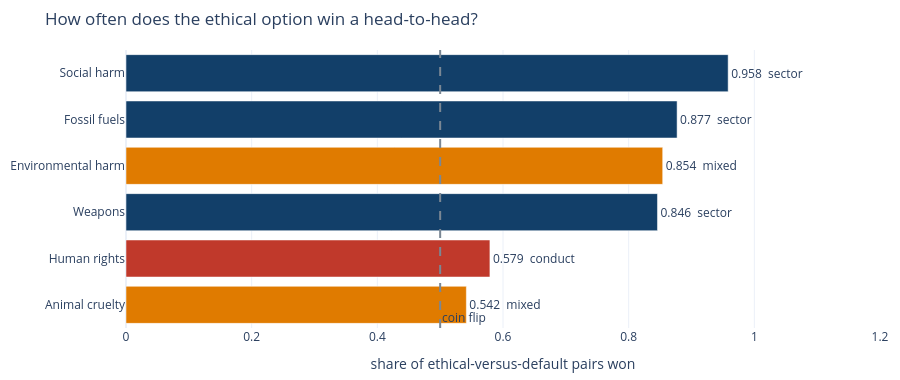

Write notebook code for a chart like this one.
### Code cell
# --- reveal and score -----------------------------------------------------
def cleaner_share(x, is_ethical):
    """Share of (ethical, default) pairs in which the ethical option is cleaner.

    Ties count as half a win. This is exactly the AUC of the rule
    'lower exposure means ethical'.
    """
    e, d = x[is_ethical], x[~is_ethical]
    wins = (e[:, None] < d[None, :]).sum() + 0.5 * (e[:, None] == d[None, :]).sum()
    return wins / (len(e) * len(d))

KIND = {"fossil": "sector", "social_harm": "sector", "weapons": "sector",
        "human_rights": "conduct", "env_harm": "mixed", "animal": "mixed"}

auc = pd.Series({k: cleaner_share(PANEL[k].to_numpy(), IS_ETHICAL) for k in CATEGORIES})
ranked = auc.sort_values(ascending=False)
order = [CATEGORIES[k] for k in ranked.index]

if "?" not in (MY_BEST, MY_WORST):
    pts = 0
    pts += 2 if MY_BEST.lower() == order[0].lower() else (1 if MY_BEST.lower() == order[1].lower() else 0)
    pts += 2 if MY_WORST.lower() == order[-1].lower() else (1 if MY_WORST.lower() == order[-2].lower() else 0)
    SCORE["round2"] = pts
    print(f"Best is {order[0]}, worst is {order[-1]}.  Round 2 score: {pts} out of 4\n")

for k, v in ranked.items():
    print(f"  {CATEGORIES[k]:20s} {v:.3f}   ({KIND[k]})")

colour = {"sector": "#123F69", "mixed": "#E07B00", "conduct": "#C0392B"}
r = ranked.iloc[::-1]
fig = go.Figure(go.Bar(x=r.values, y=[CATEGORIES[k] for k in r.index], orientation="h",
                       marker_color=[colour[KIND[k]] for k in r.index],
                       text=[f"{v:.3f}  {KIND[k]}" for k, v in r.items()],
                       textposition="outside"))
fig.add_vline(x=0.5, line_dash="dash", line_color="#7A8794",
              annotation_text="coin flip", annotation_position="bottom right")
fig.update_layout(template="plotly_white", height=380, xaxis_range=[0, 1.2],
                  title="How often does the ethical option win a head-to-head?",
                  xaxis_title="share of ethical-versus-default pairs won",
                  margin=dict(l=10, r=20, t=50, b=40))
fig.show()

### Figure 1 — Plotly figure (JSON) as saved in the notebook; plotly's stock layout.template omitted (floating-point values rounded to 4 significant figures)
{"data": [{"marker": {"color": ["#E07B00", "#C0392B", "#123F69", "#E07B00", "#123F69", "#123F69"]}, "orientation": "h", "text": ["0.542  mixed", "0.579  conduct", "0.846  sector", "0.854  mixed", "0.877  sector", "0.958  sector"], "textposition": "outside", "type": "bar", "x": [0.5417, 0.5792, 0.8458, 0.8542, 0.8771, 0.9583], "y": ["Animal cruelty", "Human rights", "Weapons", "Environmental harm", "Fossil fuels", "Social harm"]}], "layout": {"annotations": [{"showarrow": false, "text": "coin flip", "x": 0.5, "xanchor": "left", "xref": "x", "y": 0, "yanchor": "bottom", "yref": "y domain"}], "height": 380, "margin": {"b": 40, "l": 10, "r": 20, "t": 50}, "shapes": [{"line": {"color": "#7A8794", "dash": "dash"}, "type": "line", "x0": 0.5, "x1": 0.5, "xref": "x", "y0": 0, "y1": 1, "yref": "y domain"}], "title": {"text": "How often does the ethical option win a head-to-head?"}, "xaxis": {"range": [0, 1.2], "title": {"text": "share of ethical-versus-default pairs won"}}}}
